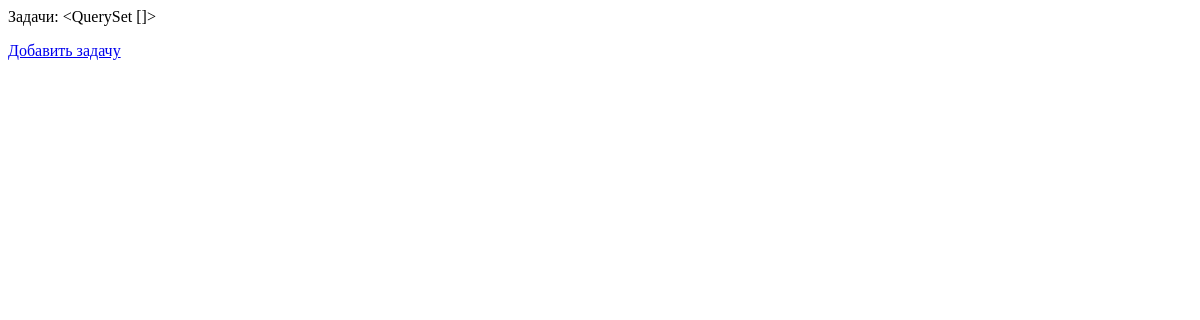
/tasks/, run on an earlier commit of the app's database.
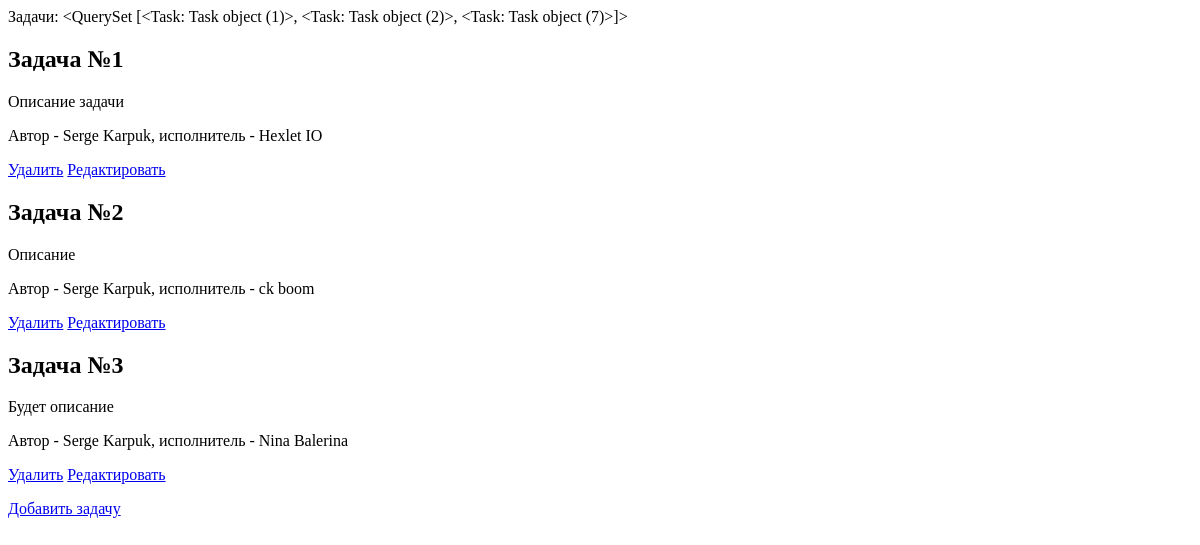
And on a later commit of the database.
### task_manager/tasks/models.py (models this page shows)
class Task(models.Model):
    title = models.CharField(max_length=100)
    description = models.TextField(blank=True)
    status = models.ForeignKey(Status, on_delete=models.PROTECT)
    author = models.ForeignKey(User, related_name='author', on_delete=models.PROTECT)
    executor = models.ForeignKey(User, related_name='executor', on_delete=models.CASCADE)
    time_create = models.DateTimeField(auto_now_add=True)
    time_update = models.DateTimeField(auto_now=True)

### task_manager/users/models.py (models this page shows)
class User(models.Model):
    email = models.EmailField(unique=True)
    first_name = models.CharField(max_length=100, null=True)
    last_name = models.CharField(max_length=100, null=True)
    time_create = models.DateTimeField(auto_now_add=True)
    time_update = models.DateTimeField(auto_now=True)
    def __str__(self):
        return f'{self.first_name} {self.last_name}'

### task_manager/tasks/views.py (the view)
# urls.py: path('', views.index),
def index(request):
    tasks = Task.objects.all()
    return render(request, 'tasks/index.html', {'tasks': tasks})

### task_manager/templates/tasks/index.html
{% load bootstrap4 %}
Задачи: {{ tasks }}
{% for task in tasks %}
<h2> {{ task.title }} <small>{{ taks.id }}</small></h2>
<p>{{ task.description }}</p>
<p>Автор - {{ task.author }}, исполнитель - {{ task.executor }}</p>
<p>
  <a href="{{ task.id }}/delete/">Удалить</a>
  <a href="{{ task.id }}/update/">Редактировать</a>
</p>
{% endfor %}
<p><a href="/tasks/create">Добавить задачу</a></p>

What changed in the data, as far as the page shows it:
added Task: id "<QuerySet [<Task: Task object (1)>, <Task: Task object (2)>, <Task: Task object (7)>]>", title "Задача №1", description "Описание задачи", author "Serge Karpuk", executor "Hexlet IO"
added Task: title "Задача №2", description "Описание", author "Serge Karpuk", executor "ck boom"
added Task: title "Задача №3", description "Будет описание", author "Serge Karpuk", executor "Nina Balerina"
Also different on the page:
{{ tasks }}: "<QuerySet []>" → (not shown)
